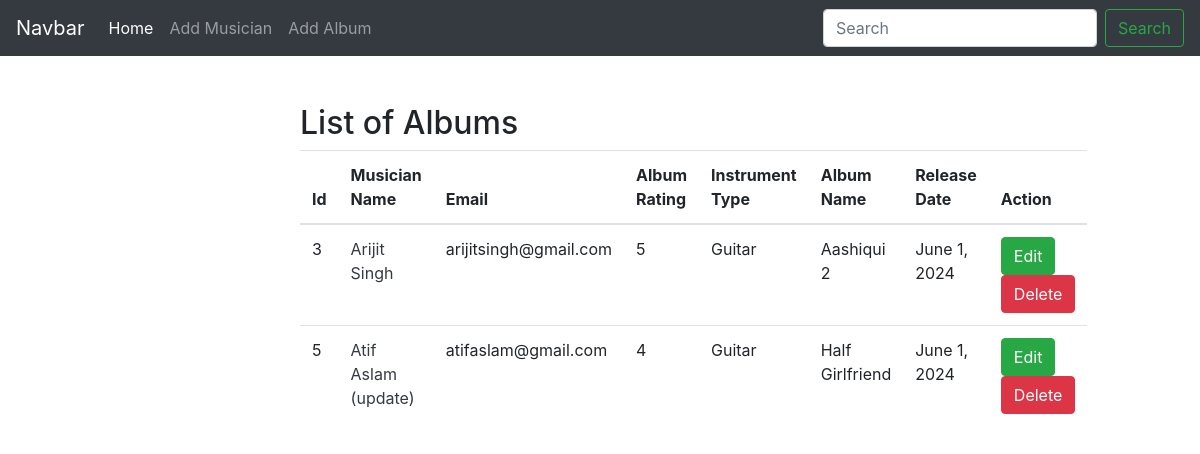
The page / on the database its author committed.
### album/models.py (models this page shows, shortened)
class Album(models.Model):
    name = models.CharField(max_length=30)
    musician = models.ForeignKey(Musician, on_delete=models.CASCADE) #one to many relationship
    release_date = models.DateField(auto_now = True)
    Ratings = [('1', '1'), ('2', '2'), ('3', '3'), ('4', '4'), ('5', '5')]
    ratings = models.CharField(max_length=10, choices=Ratings)

### musician/models.py (models this page shows, shortened)
class Musician(models.Model):
    first_name = models.CharField(max_length=30)
    last_name = models.CharField(max_length=30)
    email = models.EmailField()
    phone_number = models.CharField(max_length=12)
    instrument_type = models.CharField(max_length=30)

### Musicians_Directory/views.py (the view)
# urls.py: path('', views.home, name = 'homepage'),
def home(request):
    data = Album.objects.all()
    return render(request, 'home.html', {'form': data})

### templates/home.html (shortened to what this page needs)
{% extends 'base.html' %}
{% block content %}
<div style="width: 50%; margin: auto;" class="mt-5">
    <h2>List of Albums</h2>
    <table class="table">
        <thead>
          <tr>
            <th scope="col">Id</th>
            <th scope="col">Musician Name</th>
            <th scope="col">Email</th>
            <th scope="col">Album Rating</th>
            <th scope="col">Instrument Type</th>
            <th scope="col">Album Name</th>
            <th scope="col">Release Date</th>
            <th scope="col">Action</th>
          </tr>
        </thead>
        <tbody>
          {% for album in form %}
          <tr>
            <td>{{album.id}}</td>
            <td><a href="{% url 'edit_musician' album.musician.id %}" class="text-dark">{{album.musician.first_name}} {{album.musician.last_name}}</a></td>
            <td>{{album.musician.email}}</td>
            <td>{{album.ratings}}</td>
            <td>{{album.musician.instrument_type}}</td>
            <td>{{album.name}}</td>
            <td>{{album.release_date}}</td>
            <td>
                <a href="{% url 'edit_album' album.id %}" class="btn btn-success">Edit</a>
                <a href="{% url 'delete_musicain' album.musician.id %}" class="btn btn-danger">Delete</a>
            </td>
          </tr>
          {% endfor %}
        </tbody>
      </table>
</div>
{% endblock %}

### templates/base.html (shortened to what this page needs)
<!DOCTYPE html>
<html lang="en">
  <head>
    <link
      rel="stylesheet"
      href="https://cdn.jsdelivr.net/npm/bootstrap@4.0.0/dist/css/bootstrap.min.css"
    />
  </head>
  <body>
    <nav class="navbar navbar-expand-lg navbar-dark bg-dark">
      <a class="navbar-brand" href="#">Navbar</a>
      <div class="collapse navbar-collapse" id="navbarSupportedContent">
        <ul class="navbar-nav mr-auto">
          <li class="nav-item active">
            <a class="nav-link" href="{% url 'homepage' %}"
              >Home</a
            >
          </li>
          <li class="nav-item">
            <a class="nav-link" href="{% url 'musician' %}">Add Musician</a>
          </li>
          <li class="nav-item">
            <a class="nav-link" href="{% url 'album' %}">Add Album</a>
          </li>
        </ul>
        <form class="form-inline my-2 my-lg-0">
          <input
            class="form-control mr-sm-2"
            type="search"
            placeholder="Search"
            aria-label="Search"
          />
          <button class="btn btn-outline-success my-2 my-sm-0" type="submit">
            Search
          </button>
        </form>
      </div>
    </nav>
    {% block content %} {% endblock %}
  </body>
</html>

### rows shown on the page
Album: id "3", musician.first_name "Arijit", musician.last_name "Singh", musician.email "arijitsingh@gmail.com", ratings "5", musician.instrument_type "Guitar", name "Aashiqui 2", release_date "June 1, 2024"
Album: id "5", musician.first_name "Atif", musician.last_name "Aslam (update)", musician.email "atifaslam@gmail.com", ratings "4", musician.instrument_type "Guitar", name "Half Girlfriend", release_date "June 1, 2024"
